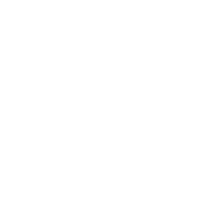
Frame 1 (no input)
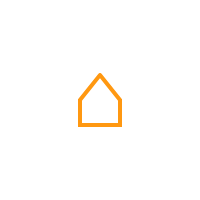
Frame 60 (no input)
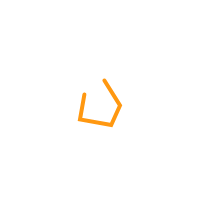
Frame 120 (the mouse pressed at the canvas centre since frame 60)

The p5.js sketch that drew these frames (run headless with seeded random() and noise() and a simulated clock; from frame 60 on, the mouse is pressed at the canvas centre):

// p5.js sketch
// ── sketch.js
let x, y;
let step = 0;
let points = [];
let maxSteps = 1000; // Increased maxSteps for faster animation
let holdFrames = 30; // Reduced holdFrames for shorter hold time
let holdCount = 0;
let smoothing = 0.02; // Adjust the smoothing factor for smoother animation

function setup() {
  createCanvas(200, 200);
  x = width / 2;
  y = height / 2;
  points = [
    [x, y - 25],
    [x - 20, y],
    [x - 20, y + 25],
    [x + 20, y + 25],
    [x + 20, y],
    [x, y - 25]
  ];
  
  // Draw the transparent background only once in setup
  background(0, 0); // Transparent background
}

function draw() {
  // Clear the canvas at the beginning of each frame
  clear();
  
  stroke(255, 152, 17);
  strokeWeight(4);
  noFill();
  
  translate(width / 2, height / 2);

  if (step < maxSteps) {
    beginShape();
    for (let i = 0; i <= points.length; i++) {
      let idx = map(step, 0, maxSteps, 0, points.length);
      if (i > idx) break;
      let curr = points[i % points.length];
      let next = points[(i + 1) % points.length];
      let x_interp = lerp(curr[0], next[0], step / maxSteps); // Interpolating x-coordinate
      let y_interp = lerp(curr[1], next[1], step / maxSteps); // Interpolating y-coordinate
      vertex(x_interp - x, y_interp - y);
    }
    endShape();
    step += smoothing * maxSteps; // Increased step for faster animation with smoothing
  } else {
    beginShape();
    for (let i = 0; i < points.length; i++) {
      vertex(points[i][0] - x, points[i][1] - y);
    }
    endShape();
    
    holdCount++;
    if (holdCount >= holdFrames) {
      step = 0; // Reset step to start the animation loop
      holdCount = 0;
    }
  }
}

// ── index2.html
<!DOCTYPE html>
<html lang="en">
  <head>
    <link rel="stylesheet" type="text/css" href="style.css">
     <meta name="viewport" content="width=device-width, initial-scale=1.0">
    <meta charset="utf-8" />
  </head>
  
  <body style="background-color: #EEEEEE; background-image: url('alum.jpg');" class="padding">
    <a href="index.html">
    <img src="Vector 11.svg" alt="Vector 11 SVG" class="top-right-svg">
    </a>
      <div>
       <h1>Availability</h1>
   </div>
    <br>
    <br>
    <br>
    <br>
    <br>
    <br>
    <br>
    <br>
    <div>
      <img src="Group 29.svg" alt="Group 29 SVG" class="bottom-svg">
    </div>
     
  </body>

</html>

// ── style.css
html, body {
  margin: 0;
  padding: 0;
  background-image: url('corten.jpg');
  background-size: cover;
  background-repeat: no-repeat;
  background-attachment: fixed;
  height: 100%;
}

#sketch-container {
  position: absolute;
 
}

canvas {
  width: 100px;
  height: 100px;
  display: block;
}

.content {
  padding-top: 120px; /* Adjust this value to create space between canvas and h1 */
  padding-left: 20px;
}

h1 {
  color: rgb(255, 152, 17);
  font-family: 'Helvetica';
  font-size: 20px;
  margin: 0; /* Remove default margin */
}

.column {
  margin-left: 60px; /* Adjust the distance between h1 and the column */
}

.column p {
  margin: 0; /* Remove default margin for paragraphs */
}

// ── style2.css
html, body {
  margin: 0;
  padding: 0;
  background: #EEEEEE;
  background-image: url('alum.jpg');
  background-size: cover;
  background-repeat: repeat;
 height: 100%;
}

.padding {
  padding: 60px;
}
@media only screen and (max-width: 768px) {
  .padding {
  padding: 20px;
  }
}
canvas {
  width: 100px;
  height: 100px;
  display: block;
}

.content {
  padding-top: 20px; /* Adjust this value to create space between canvas and h1 */
  padding-left: 20px;
}

h1 {
  color: rgb(255, 152, 17);
  font-family: 'Helvetica';
  font-size: 40px;
  margin: 0; /* Remove default margin */
}

h2 {
  color: rgb(255, 152, 17);
  font-family: 'Helvetica';
  font-size: 20px;
  margin: 0; /* Remove default margin */
}

p {
  color: rgb(255, 152, 17);
  font-family: 'Helvetica';
  font-size: 20px;
  margin: 0; /* Remove default margin */
}

@media only screen and (max-width: 768px) {
  h1 {
  color: rgb(255, 152, 17);
  font-family: 'Helvetica';
  font-size: 60px;
  margin: 0; /* Remove default margin */
}

h2 {
  color: rgb(255, 152, 17);
  font-family: 'Helvetica';
  font-size: 40px;
  margin: 0; /* Remove default margin */
}
}
  
.column {
  margin-left: 60px; /* Adjust the distance between h1 and the column */
  padding-left: 40px;
}
.column2 {
  padding-left: 60px;
}

.zoom {
        transition: transform 0.3s ease;
         display: inline-block; /* Ensures the container only takes up the space of its content */
       margin-right: 20px; /* Adjust the margin between text elements */
    }


.zoom:last-child {
        margin-right: 0; /* Remove margin from the last text element */
  
    }

.zoom:hover {
        transform: scale(1.1); /* Adjust the scale factor as needed */
    }

.top-right-svg {
  position: fixed;
  top: 10px; /* Adjust as needed */
  right: 10px; /* Adjust as needed */
  width: 50px; /* Adjust width as needed */
  height: auto; /* Maintain aspect ratio */
}

.bottom-svg {
  position: relative;
  bottom: 0px; /* Adjust as needed */
  width: 50%; /* Adjust width as needed */
  height: auto; /* Maintain aspect ratio */
}

@media only screen and (max-width: 768px) {

.bottom-svg {
  position: relative;
  bottom: 0px; /* Adjust as needed */
  width: 100%; /* Adjust width as needed */
  height: auto; /* Maintain aspect ratio */
  }
}

.text-colour {
  color: #424242;
}
